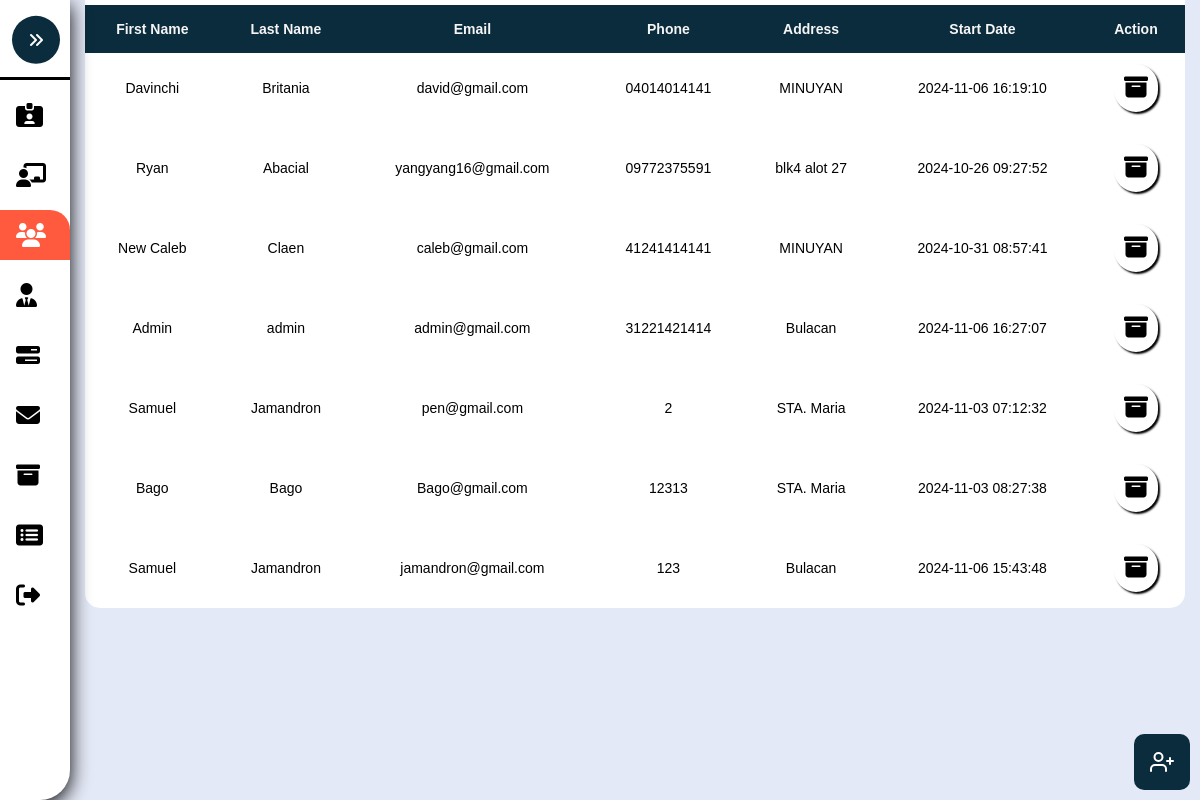
Screenshot of /Admin-Users.php with the database file from the repository.
### tables this page shows
CREATE TABLE `user` (
  `UserID` int(8) NOT NULL,
  `Firstname` varchar(255) NOT NULL,
  `Lastname` varchar(255) NOT NULL,
  `Email` varchar(255) NOT NULL,
  `Phone` varchar(255) NOT NULL,
  `Address` varchar(255) NOT NULL,
  `Password` varchar(255) NOT NULL,
  `Role` varchar(255) NOT NULL,
  `Date_Joined` timestamp NOT NULL DEFAULT current_timestamp()
);

### Admin-Users.php (the view, shortened to what this page needs)
<?php
	include './Assets/Php/Connection.php';
?>
<!DOCTYPE html>
<html>
<head>
	<link rel="stylesheet" type="text/css" href="./Assets/Css/Admin.css?v=<?php echo time(); ?>">
</head>
<body>
	<nav class="sidebar close" id="sidebar">
		<header>
			<figure class="image-container">
			</figure>
			<button class="toggle">
				<i class="fa-solid fa-angles-right"></i>
			</button>
		</header>
		<div class="menu-bar">
			<div class="menu">
				<ul class="menu-links">
					<li class="nav-link">
						<a href="./Admin-Account.php" >
							<i class="fa-solid fa-id-card-clip"></i>
						</a>
					</li>
					<li class="nav-link">
						<a href="./Admin-Pending.php">
							<i class="fa-solid fa-chalkboard-user"></i>
						</a>
					</li>
					<li class="nav-link">
						<a href="./Admin-Users.php" class="dashboard-list-item active" >
							<i class="fa-solid fa-users"></i>
						</a>
					</li>
					<li class="nav-link">
						<a href="./Admin-Management.php" class="dashboard-list-item">
							<i class="fa-solid fa-user-tie"></i>
						</a>
					</li>
					<li class="nav-link">
						<a href="./Admin-Properties.php" class="dashboard-list-item">
							<i class="fa-solid fa-bars-progress"></i>
						</a>
					</li>
					<li class="nav-link">
						<a href="Admin-Message.php" class="dashboard-list-item">
							<i class="fa-solid fa-envelope"></i>
						</a>
					</li>
					<li class="nav-link">
						<a href="./Admin-Archieve.php" class="dashboard-list-item">
							<i class="fa-solid fa-box-archive"></i>
						</a>
					</li>
					<li class="nav-link">
						<a href="Admin-SoldProperties.php" class="dashboard-list-item">
							<i class="fa-solid fa-rectangle-list"></i>
						</a>
					</li>
					<li class="nav-link">
						<a href="./Admin-Assets/Php/Logout.php" class="dashboard-list-item">
							<i class="fa-solid fa-right-from-bracket"></i>
						</a>
					</li>
				</ul>
			</div>
		</div>
	</nav>
	<main class="main">
		<section class="Table-section" id="Table-Section">
			<div class="container">
				<table class="table" id="table">
					<tr>
						<th>First Name</th>
						<th>Last Name</th>
						<th>Email</th>
						<th>Phone</th>
						<th>Address</th>
						<th>Start Date</th>
						<th class="action-center">Action</th>
					</tr>
					<?php
						$sql = "SELECT * FROM user";
						$rs = mysqli_query($conn, $sql);
						if($rs){
							while ($row = mysqli_fetch_assoc($rs)) {
								$UserID = $row['UserID'];
								$Firstname = $row['Firstname'];
								$Lastname = $row['Lastname'];
								$Email = $row['Email'];
								$Phone = $row['Phone'];
								$Address = $row['Address'];
								$Date = $row['Date_Joined'];
								echo "
								<tr>
									<td>".$Firstname."</td>
									<td>".$Lastname."</td>
									<td>".$Email."</td>
									<td>".$Phone."</td>
									<td>".$Address."</td>
									<td>".$Date."</td>
									<td class='td-action'>
									<a href='./Assets/Php/Admin.php?archiveID=".$UserID."&value=User' onclick='return archiveConfirmation()'' class='custom-tooltip' data-title='Archive'>
									<i class='fa-solid fa-box-archive' ></i>
									</td>
								</tr>
								";
							}
						}
					?>
				</table>
			</div>
		</section>
	</main>
	<section class="Dialog-Section">
		<div class="float-diagram">
			<button onclick="OpenDialog()" class='custom-tooltip' data-title='Add'>
			</button>
		</div>
	</section>
</body>
</html>

### Assets/Css/Admin.css (style rules this page uses)
:root { --dark-jungle-green: hsl(188, 63%, 7%); --prussian-blue: hsl(200, 69%, 14%); --raisin-black-1: hsl(227, 29%, 13%); --raisin-black-2: hsl(229, 17%, 19%); --yellow-green: hsl(89, 72%, 85%); --orange-soda: hsl(9,100%, 62%); --cultured-1: hsl(0, 0%, 93%); --cultured-2:hsl(192, 24%, 96%); --misty-rose: hsl(210, 100%, 97%); --alice-blue: hsl(8, 100%, 97%); --seashell: hsl(8,100%, 97%); --cadet: hsl(0, 0%, 100%); --white: hsl(0,0%, 100%); --black:hsl(0,0%,0%); --opal: hsl(180, 20%, 62%); --head-foot-bg-amaresa: rgba(255, 255, 255, 0.66); --header-bg-amaresa-shadow:0 4px 30px rgba(0, 0, 0, 0.1); --footer-bg-amaresa-shadow:0 -4px 30px rgba(0, 0, 0, 0.1); --amaresa-box-shadow: 2px 2px 2px black; --amaresa-bg:#f0f0f0; --body-color: #E4E9F7; --sidebar-color: #FFF; --sidebar-text-color: #707070; --sidebar-toggle-color: #DDD; --ff-numito-sans:"Nunito Sans", sans-serif; --ff-poppins:"Poppins", sans-serif; --fs-1: 1.875rem; --fs-2: 1.5rem; --fs-3: 1.375rem; --fs-4: 1.125rem; --fs-5: 0.875rem; --fs-6: 0.813rem; --fs-7: 0.75rem; --fw-500: 500; --fw-600: 600; --fw-700: 700; --transition:0.25s ease; --section-spacing: 100px; --shadow-1: 0 5px 20px hsla(219, 56%, 21%, 0.1); --shadow-1: 0 16px 32px hsla(188, 63%, 63%, 0.1); }
*, *::before, *::after { padding: 0; margin: 0; box-sizing: border-box; }
li { list-style: none; }
a { text-decoration: none; }
a, img, span, button, i { display: block; }
button { border:none; outline: none; background: none; font: inherit; text-align: left; cursor: pointer; }
i { pointer-events: none; }
html { font-family: var(--ff-numito-sans); scroll-behavior: smooth; }
body { background: var(--body-color); overflow-x: hidden; }
.container { padding-inline:15px; }
button, a { transition: var(--transition); }
.sidebar { position: fixed; top: 0; left: 0; box-shadow: 2px 2px 15px var(--orange-soda); border-bottom-right-radius: 30px; width: 250px; height: 100vh; background: var(--sidebar-color); transition: .5s ease; z-index: 100; }
.sidebar.close { width: 70px; box-shadow: 0 5px 20px black; }
.sidebar.close .toggle { transform: translate(-50%,-40%); background: var(--prussian-blue); }
.sidebar figure { border-bottom: 3px solid black; position: relative; }
.sidebar header { position: relative; }
.sidebar header .toggle { position: absolute; top: 30%; right:-20%; cursor: pointer; padding: 1rem; background: var(--orange-soda); color: var(--white); border-radius: 100%; display: flex; justify-content: center; align-items: center; transform: rotate(180deg) translate(40%); }
.sidebar .nav-link a { height: 50px; margin-top: 10px; display: flex; justify-content: left; align-items: center; color: black; transition:var(--transition); }
.sidebar .nav-link i { margin-inline: 1rem; font-size: var(--fs-2); }
.sidebar .nav-link .active { color: white; background: var(--orange-soda); border-top-right-radius: 20px; }
.main { position: relative; height: 100vh; left: 250px; width: calc(100% - 250px); transition: .5s ease; }
.sidebar.close ~ .main { left: 70px; width: calc(100% - 70px); }
.Table-section { max-height: 99vh; overflow-x: hidden; position: relative; }
.td-action { position: relative; transition: .3s ease; display: flex; align-items: center; gap: 1rem; justify-content: space-evenly; }
.td-action a { font-size: var(--fs-2); padding: 10px; background: var(--white); box-shadow: var(--amaresa-box-shadow); border-radius: 26px; color: black; }
.float-diagram { position: absolute; right: 10px; bottom: 10px; background: var(--prussian-blue); font-size: 1rem; border-radius: 10px ; color: white; padding: 1rem; display: flex; justify-content: center; align-items: center; gap: 1rem; }
.float-diagram button { color: white; display: flex; gap: 5px; justify-content: center; }
.custom-tooltip { position: relative; display: inline-block; cursor: pointer; }

### rows the page displays
user: Firstname "Davinchi", Lastname "Britania", Email "david@gmail.com", Phone "04014014141", Address "MINUYAN", Date_Joined "2024-11-06 16:19:10"
user: Firstname "Ryan", Lastname "Abacial", Email "yangyang16@gmail.com", Phone "09772375591", Address "blk4 alot 27", Date_Joined "2024-10-26 09:27:52"
user: Firstname "New Caleb", Lastname "Claen", Email "caleb@gmail.com", Phone "41241414141", Address "MINUYAN", Date_Joined "2024-10-31 08:57:41"
user: Firstname "Admin", Lastname "admin", Email "admin@gmail.com", Phone "31221421414", Address "Bulacan", Date_Joined "2024-11-06 16:27:07"
user: Firstname "Samuel", Lastname "Jamandron", Email "pen@gmail.com", Phone "2", Address "STA. Maria", Date_Joined "2024-11-03 07:12:32"
user: Firstname "Bago", Lastname "Bago", Email "Bago@gmail.com", Phone "12313", Address "STA. Maria", Date_Joined "2024-11-03 08:27:38"
user: Firstname "Samuel", Lastname "Jamandron", Email "jamandron@gmail.com", Phone "123", Address "Bulacan", Date_Joined "2024-11-06 15:43:48"
